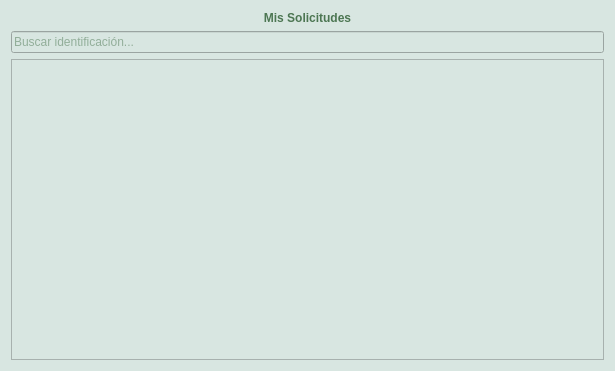
<?xml version="1.0" encoding="UTF-8"?>
<ui version="4.0">
 <class>MyRequests</class>
 <widget class="QWidget" name="MyRequests">
  <property name="geometry">
   <rect>
    <x>0</x>
    <y>0</y>
    <width>615</width>
    <height>371</height>
   </rect>
  </property>
  <property name="windowTitle">
   <string>Mis Solicitudes</string>
  </property>
  <property name="styleSheet">
   <string notr="true">color:rgb(76, 118, 82);
background-color:rgb(216, 230, 225);</string>
  </property>
  <layout class="QVBoxLayout" name="myRequestsLayout">
   <item>
    <widget class="QLabel" name="titleLabel">
     <property name="styleSheet">
      <string notr="true">font: bold;</string>
     </property>
     <property name="text">
      <string>Mis Solicitudes</string>
     </property>
     <property name="scaledContents">
      <bool>true</bool>
     </property>
     <property name="alignment">
      <set>Qt::AlignCenter</set>
     </property>
     <property name="wordWrap">
      <bool>true</bool>
     </property>
    </widget>
   </item>
   <item>
    <widget class="QLineEdit" name="searchIdentification">
     <property name="placeholderText">
      <string>Buscar identificación...</string>
     </property>
    </widget>
   </item>
   <item>
    <widget class="QTableWidget" name="myRequests">
     <property name="sizeAdjustPolicy">
      <enum>QAbstractScrollArea::AdjustToContents</enum>
     </property>
    </widget>
   </item>
  </layout>
 </widget>
 <resources/>
 <connections/>
</ui>
